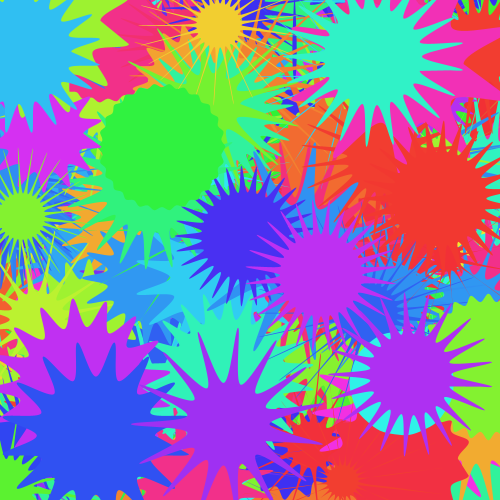
Frame 1 (no input)
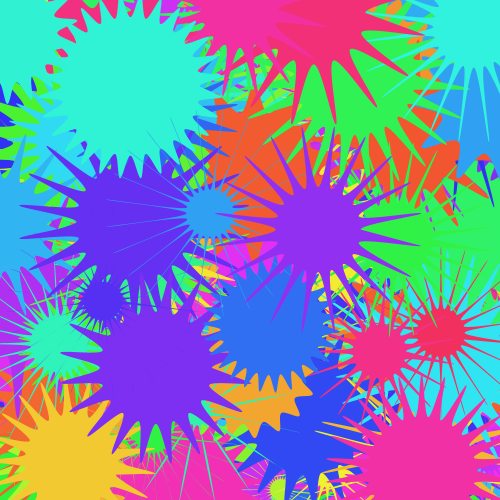
Frame 2 (the mouse pressed at the canvas centre, redrawn once)

The Processing sketch that drew these frames (run headless with seeded random() and noise(); the mouse was pressed at the canvas centre and the sketch redrawn once):

// Processing sketch: sample09_04
// ── sample09_04.pde
void setup() {
  colorMode(HSB, 360, 100, 100);
  size(500, 500);
  noLoop();
  noStroke();
}

void draw() {
  for (int i=0; i<500; i++) {
    fill(random(360), 80, 95);
    flower(random(500), random(500), random(10, 70), random(50, 120), int(random(10, 30)));
  }
}

void flower(float x, float y, float radius1, float radius2, int n) {
  float angle = TWO_PI / n;
  beginShape();
  for (float a = 0; a <= TWO_PI + angle; a += angle) {
    float sx = x + cos(a) * radius1;
    float sy = y + sin(a) * radius1;
    curveVertex(sx, sy);
    sx = x + cos(a+angle/2.0) * radius2;
    sy = y + sin(a+ angle/2.0) * radius2;
    curveVertex(sx, sy);
  }
  endShape(CLOSE);
}
